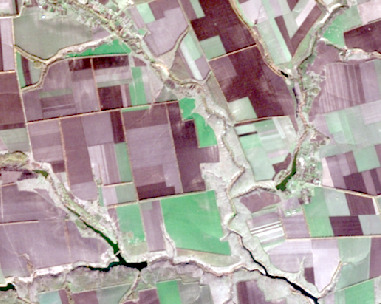
#> input picture satellite-segmentation/low_quality.jpg, 381 x 304 px
$ python farmland_contours.py
#> lines starting #> are read from the running program, lines starting #| are printed output that depends on the picture; after the words box and inside, x2 and y2 are one past the last pixel; in counts of white or black regions, pixels touching at a corner belong together
import os
import cv2
from matplotlib import pyplot as plt

def to_rgb(img):
    return cv2.cvtColor(img, cv2.COLOR_BGR2RGB) if len(img.shape) == 3 else img

def display_adjacent_images(img1, img2, title1, title2, cmap1=None, cmap2=None):
    plt.figure(figsize=(10, 5))
    plt.subplot(1, 2, 1)
    plt.imshow(to_rgb(img1), cmap=cmap1)
    plt.title(title1)
    plt.axis('off')

    plt.subplot(1, 2, 2)
    plt.imshow(to_rgb(img2), cmap=cmap2)
    plt.title(title2)
    plt.axis('off')

    plt.tight_layout()
    plt.show()

def read_image(path):
    img = cv2.imread(path)
    return img

def preprocess_image(img):
    gray = cv2.cvtColor(img, cv2.COLOR_BGR2GRAY)
    gray = cv2.GaussianBlur(gray, (3, 3), 0)
    edged = cv2.Canny(gray, 100, 200)
    kernel = cv2.getStructuringElement(cv2.MORPH_RECT, (7, 7))
    closed = cv2.morphologyEx(edged, cv2.MORPH_CLOSE, kernel)
    return closed

def find_contours(img):
    if len(img.shape) == 3:
        gray = cv2.cvtColor(img, cv2.COLOR_BGR2GRAY)
    else:
        gray = img
    contours, _ = cv2.findContours(gray, cv2.RETR_EXTERNAL, cv2.CHAIN_APPROX_SIMPLE)
    img_with_contours = cv2.cvtColor(gray, cv2.COLOR_GRAY2BGR) if len(img.shape) != 3 else img.copy()
    total = 0

    for c in contours:
        x, y, w, h = cv2.boundingRect(c)
        area = w * h
        print(f"Contour Area: {area}")

        cv2.drawContours(img_with_contours, [c], -1, (0, 255, 0), 2)
        total += 1
    print(f"Found {total} contours.")
    return img_with_contours


if __name__ == "__main__":
    base_dir = os.path.dirname(os.path.abspath(__file__))
    path1 = os.path.join(base_dir, "low_quality.jpg")
    path2 = os.path.join(base_dir, "high_quality.jpg")

    img1 = read_image(path1)
#> in read_image, img is the input picture: shape (304, 381, 3); mean B, G, R 159.7, 161.8, 172.9
    img2 = read_image(path2)
#> call 2 of read_image, with path = 'satellite-segmentation/high_quality.jpg'
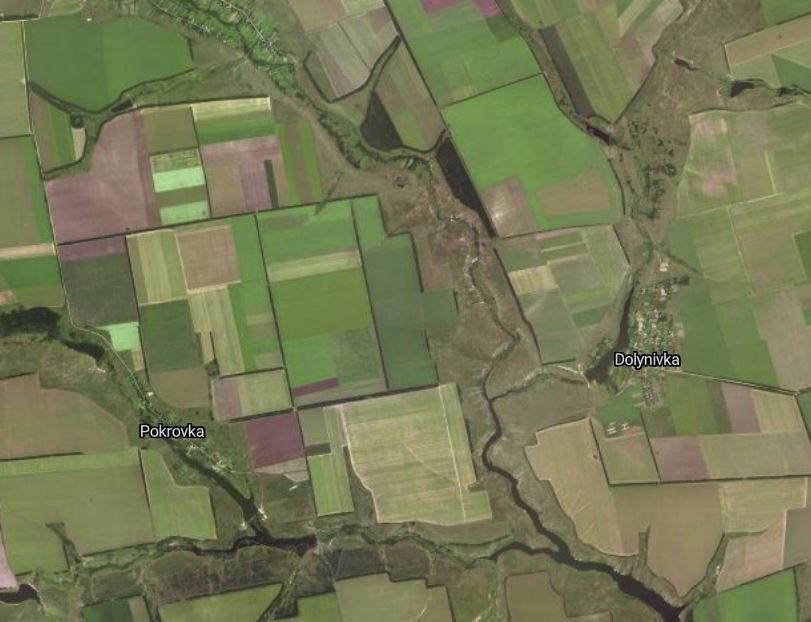
#> input picture satellite-segmentation/high_quality.jpg, 811 x 622 px
#> in read_image, img is the input picture: shape (622, 811, 3); mean B, G, R 84.3, 121.8, 116.7

    display_adjacent_images(img1, img2, "Low quality", "High quality")
#> in display_adjacent_images, `plt.show()`:
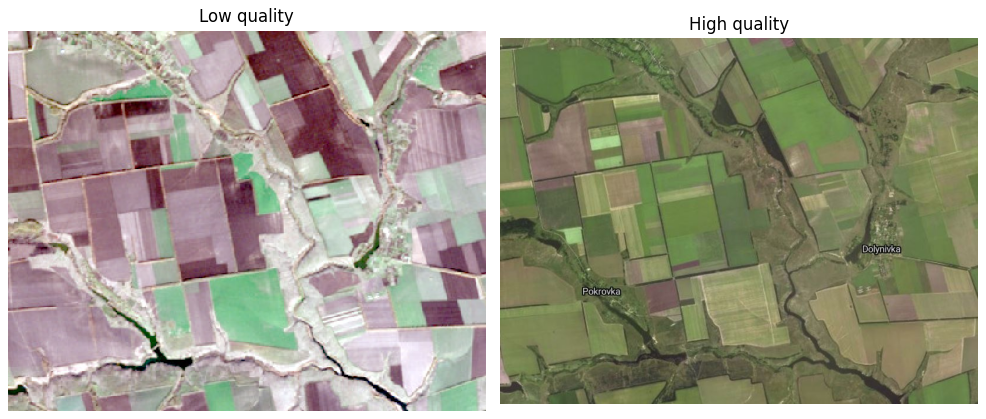
#> figure drawn by matplotlib, 2 panels

    img1 = preprocess_image(img1)
#> in preprocess_image, `edged = cv2.Canny(gray, 100, 200)`:
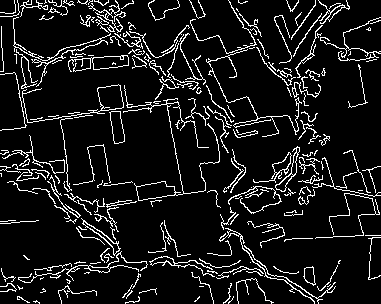
#> edged: shape (304, 381); 9.6% white in thin lines or dots
#> in preprocess_image, `closed = cv2.morphologyEx(edged, cv2.MORPH_CLOSE, kernel)`: closed: shape (304, 381); 24.8% white; 8 white regions (4 under 20 px), largest, box (x1, y1, x2, y2) and area: (0, 0, 381, 304) 28428, (148, 0, 180, 21) 104, (0, 220, 39, 224) 78, (238, 0, 248, 4) 33
    img2 = preprocess_image(img2)
#> in preprocess_image (call 2), `gray = cv2.cvtColor(img, cv2.COLOR_BGR2GRAY)`:
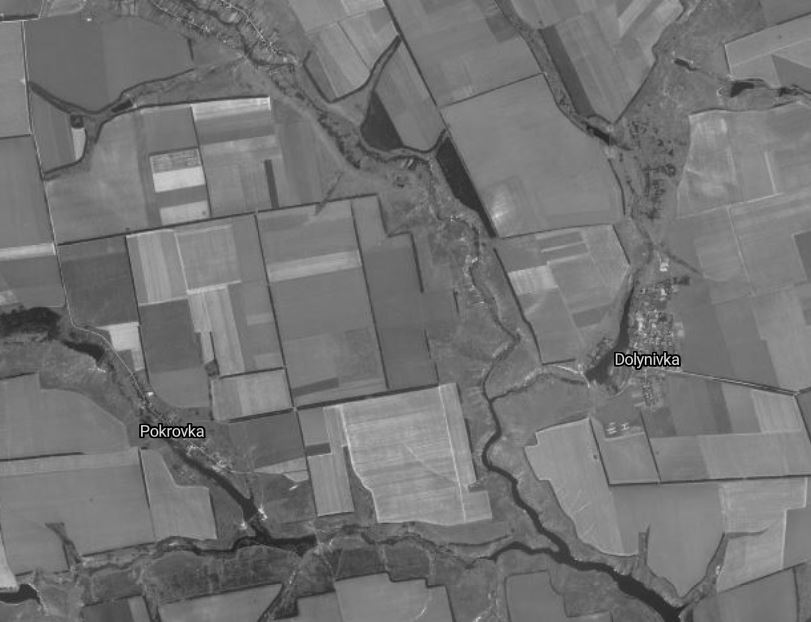
#> gray: shape (622, 811); min 0, max 255, mean 116
#> in preprocess_image (call 2), `edged = cv2.Canny(gray, 100, 200)`: edged: shape (622, 811); 2.1% white in thin lines or dots
#> in preprocess_image (call 2), `closed = cv2.morphologyEx(edged, cv2.MORPH_CLOSE, kernel)`:
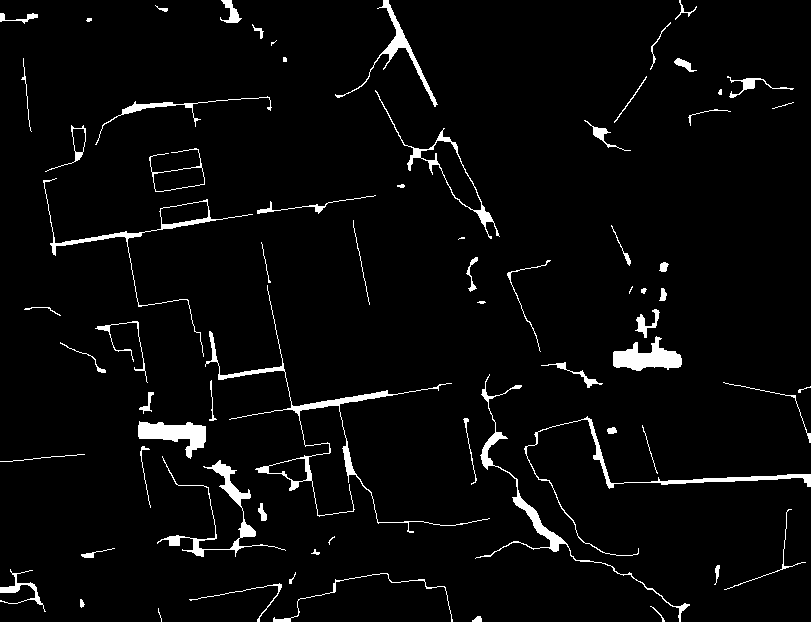
#> closed: shape (622, 811); 3.7% white; 70 white regions (9 under 20 px)

    display_adjacent_images(img1, img2, "Low quality", "High quality")

    img1 = find_contours(img1)
#> in find_contours, `contours, _ = cv2.findContours(gray, cv2.RETR_EXTERNAL, cv2.CHAIN_APPR..`: contours = 8 contours, 4 with area under 20; largest, box (x1, y1, x2, y2) and area: (0, 0, 381, 304) 64996, (148, 0, 180, 21) 46, (0, 220, 39, 224) 38, (238, 0, 248, 4) 21
#> in find_contours, `img_with_contours = cv2.cvtColor(gray, cv2.COLOR_GRAY2BGR) if len(img...`: img_with_contours: shape (304, 381, 3); 24.8% white; 8 white regions (4 under 20 px)
#> the loop in find_contours, `for c in contours:` made 8 passes
#> (x, y, w, h, area) on passes 1, 2, 4, 5, 6, 7, 8: (194, 296, 6, 8, 48), (40, 288, 6, 5, 30), (23, 255, 7, 5, 35), (0, 220, 39, 4, 156), (238, 0, 10, 4, 40), (148, 0, 32, 21, 672), (0, 0, 381, 304, 115824)
#| Contour Area: 48
#| Contour Area: 30
#| Contour Area: 12
#| Contour Area: 35
#| Contour Area: 156
#| Contour Area: 40
#| Contour Area: 672
#| Contour Area: 115824
#> after the loop in find_contours, `for c in contours:`:
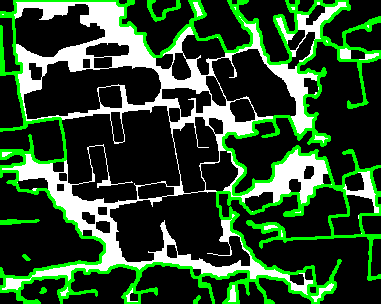
#> img_with_contours: shape (304, 381, 3); mean B, G, R 44.2, 76.5, 44.2
#> after the loop in find_contours, `for c in contours:`: total = 8
#| Found 8 contours.
    img2 = find_contours(img2)
#> in find_contours (call 2), `contours, _ = cv2.findContours(gray, cv2.RETR_EXTERNAL, cv2.CHAIN_APPR..`: contours = 70 contours, 25 with area under 20; largest, box (x1, y1, x2, y2) and area: (375, 90, 500, 239) 2164, (205, 285, 490, 533) 1855, (43, 178, 253, 357) 1361, (613, 336, 682, 371) 1180, (138, 421, 206, 459) 1152
#> in find_contours (call 2), `img_with_contours = cv2.cvtColor(gray, cv2.COLOR_GRAY2BGR) if len(img...`: img_with_contours: shape (622, 811, 3); 3.7% white; 70 white regions (9 under 20 px), largest, box (x1, y1, x2, y2) and area: (205, 285, 490, 533) 2301, (475, 374, 690, 622) 1593, (157, 456, 286, 557) 1406
#> the loop in find_contours (call 2), `for c in contours:` made 70 passes
#> (x, y, w, h, area) on passes 1 to 12: (472, 616, 10, 6, 60), (158, 608, 4, 14, 56), (650, 606, 15, 16, 240), (80, 599, 5, 9, 45), (189, 583, 93, 39, 3627), (273, 573, 180, 49, 8820), (289, 572, 7, 12, 84), (0, 569, 46, 43, 1978), (714, 565, 6, 20, 120), (311, 549, 9, 6, 54), (81, 548, 34, 10, 340), (328, 536, 7, 9, 63)
#| Contour Area: 60
#| Contour Area: 56
#| Contour Area: 240
#| Contour Area: 45
#| Contour Area: 3627
#| Contour Area: 8820
#| Contour Area: 84
#| Contour Area: 1978
#> (further printed lines are left out)
#> after the loop in find_contours (call 2), `for c in contours:`:
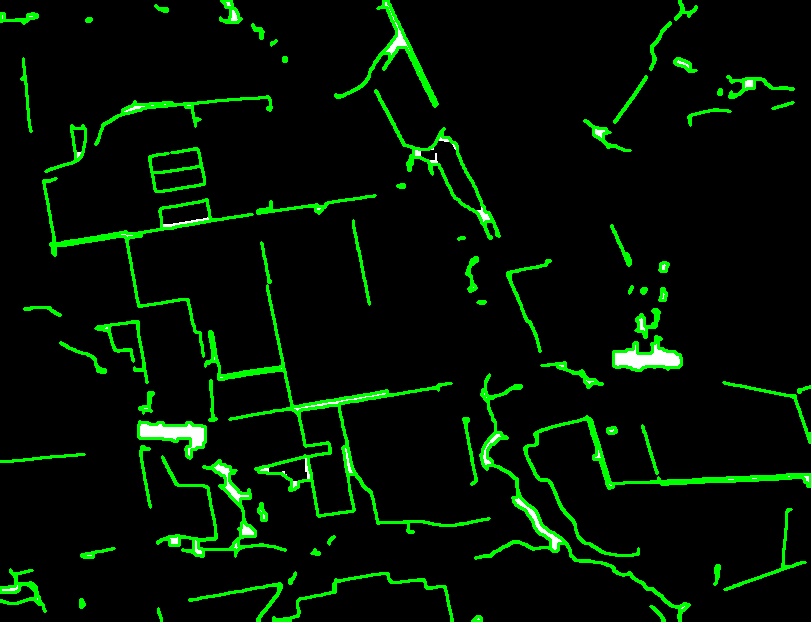
#> img_with_contours: shape (622, 811, 3); mean B, G, R 1.9, 18.2, 1.9
#> after the loop in find_contours (call 2), `for c in contours:`: total = 70
#| Found 70 contours.

    display_adjacent_images(img1, img2, "Low quality", "High quality")
